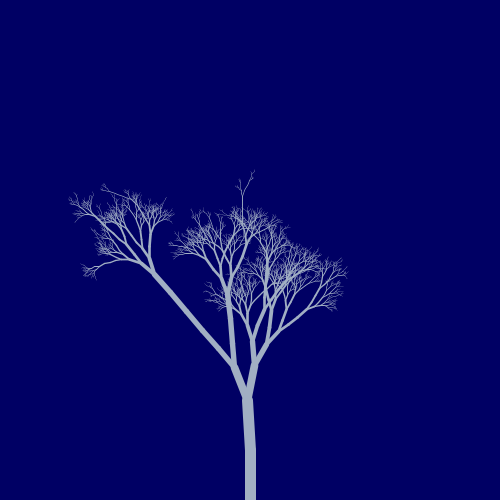
Frame 1 (no input)
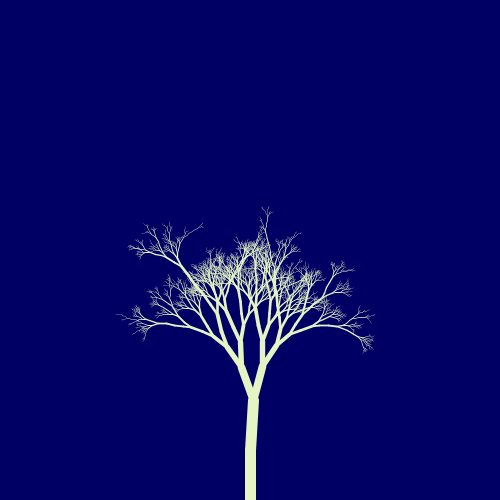
Frame 2 (the mouse pressed at the canvas centre, redrawn once)

The Processing sketch that drew these frames (run headless with seeded random() and noise(); the mouse was pressed at the canvas centre and the sketch redrawn once):

// Processing sketch: processing_165130
// ── processing_165130.pde


void setup()
{
  size(500,500);
  smooth();
  noLoop();
}

void draw()
{ 
  background(0,0,100);
  stroke(random(0,250),random(150,250),random(100,200));
  strokeWeight(11);
  translate(width/2,height);
  branch(0);
}

void branch(int branches) {
  if (branches < 12) {
    line(0,0,0,-height/10);
    {
      translate(0,-height/10);
      rotate(random(-0.1,0.1));

      if (random(1.0) < 0.6){ // branching  
        rotate(0.3);
        scale(0.7);
        pushMatrix();
        branch(branches+1);
        popMatrix();    
        rotate(-0.6);
        pushMatrix();
        branch(branches+1);   
        popMatrix();        
      }
      else { // continue  
        branch(branches);
      }
    }
  }
}
 



 
void keyPressed() {
 
  if (key=='s') {
    saveImage();
  }
  
  if (key=='g') {
    redraw();
  }
  
}



void saveImage() {
  String fileName = timeStamp()+".tiff";
  PImage imageSave = get(0, 0, width, height);
  imageSave.save(fileName);
}
 
String timeStamp() {
  String timestamp = year()+"_"+month()+"_"+day()+"_"+minute()+"_"+second()+"_"+millis();
  return timestamp;
}
